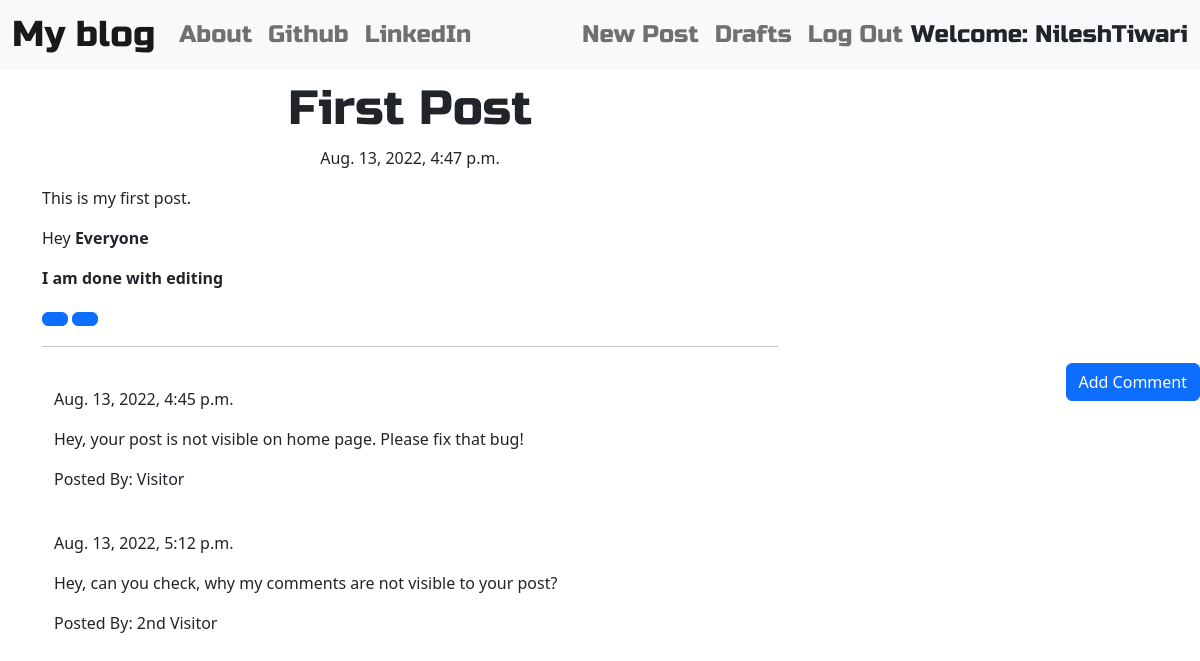
The app's page /post/1 (signed in) with its own data.
### blog/models.py (models this page shows, shortened)
class Post(models.Model):
    author = models.ForeignKey('auth.user', on_delete=models.CASCADE)
    title = models.CharField(max_length=200)
    text = models.TextField()
    create_date = models.DateTimeField(default=timezone.now)
    published_date = models.DateTimeField(blank=True, null=True)

class Comment(models.Model):
    post = models.ForeignKey('blog.Post', related_name='comments', on_delete=models.CASCADE)
    author = models.CharField(max_length=200)
    text = models.TextField()
    create_date = models.DateTimeField(default=timezone.now)
    approved_comment = models.BooleanField(default=False)

### blog/views.py (the view)
# urls.py: path('post/<int:pk>', views.PostDetailView.as_view(), name='post_detail'),
class PostDetailView(DetailView):
    model = Post

### blog/templates/blog/post_detail.html (shortened to what this page needs)
{% extends "blog/base.html" %}
{% block content %}
    <h1 class="posttitle loader">{{ post.title }}</h1>
    {% if post.published_date %}
        <div class="date postdate">
            {{ post.published_date }}
        </div>
    {% else %}
        <a class="btn btn-outline-dark" href="{% url 'post_publish' pk=post.pk %}">Publish</a>
    {% endif %}
    <p class="postcontent">{{ post.text|safe|linebreaksbr }}</p>
    {% if user.is_authenticated %}
        <a class="btn btn-primary" href="{% url 'post_edit' pk=post.pk %}">
        </a>
        <a class="btn btn-primary" href="{% url 'post_remove' pk=post.pk %}">
        </a>
    {% endif %}
    <hr>
    <a class="btn btn-primary btn-comment" href="{% url 'add_comment_to_post' pk=post.pk %}">Add Comment</a>
    <div class="container">
        {% for comment in post.comments.all %}
        <br>
            {% if user.is_authenticated or comment.approved_comment %}
                {{comment.create_date }}
                    <p>{{ comment.text|safe|linebreaks }}</p>
                    <p>Posted By: {{ comment.author }}</p>
            {% endif %}
            {% empty %}
            <p>No Comments Posted!</p>
        {% endfor %}
    </div>
{% endblock %}

### blog/templates/blog/base.html (shortened to what this page needs)
<!doctype html>
{% load static %}
<html lang="en">
<head>
    <link href="https://cdn.jsdelivr.net/npm/bootstrap@5.2.0/dist/css/bootstrap.min.css" rel="stylesheet">
    <link rel="stylesheet" href="//cdn.jsdelivr.net/npm/medium-editor@latest/dist/css/medium-editor.min.css" type="text/css" media="screen" charset="utf-8">
    <link rel="stylesheet" href="{% static 'css/blog.css' %}">
</head>
<body class="loader">
    <nav class="navbar navbar-expand-lg bg-light techfont ">
        <div class="container-fluid">
            <div class="navbar-nav align-items-center">
                <li><a class="navbar-brand bigbrand" href="{% url 'post_list' %}">My blog</a></li>
                <li class="nav-item"><a class="nav-link" href="{% url 'about' %}">About</a></li>
                <li class="nav-item"><a class="nav-link" href="https://www.github.com">Github</a></li>
                <li class="nav-item"><a class="nav-link" href="https://www.linkedin.com">LinkedIn</a></li>
            </div>
            <div class="navbar-nav align-items-center ml-auto">
                {% if user.is_authenticated %}
                    <li class="nav-item">
                        <a class="nav-link" href="{% url 'post_new' %}">New Post</a>
                    </li>
                    <li class="nav-item">
                        <a class="nav-link" href="{% url 'post_draft_list' %}">Drafts</a>
                    </li>
                    <li class="nav-item">
                        <a class="nav-link" href="{% url 'logout' %}">Log Out</a>
                    </li>
                    <li>
                        <a>Welcome: {{user.username}}</a>
                    </li>
                        {% else %}
                    <li class="nav-item">
                        <a class="nav-link" href="{% url 'login' %}" aria-label="Login"><span class="fa fa-user" aria-hidden="true"></span></a>
                    </li>
                {% endif %}
            </div>
        </div>
    </nav>
    <div class="content container">
        <div class="row">
            <div class="col-md-8">
                <div class="blog_posts">
                    {% block content %}
                    {% endblock %}
                </div>
            </div>
        </div>
    </div>
</body>
</html>

### blog/static/css/blog.css (style rules this page uses)
.techfont { font-family: 'Russo One', sans-serif; font-size: 1.5em; margin-bottom: 10px; }
.bigbrand { font-size: 1.5em; }
.postdate { text-align: center; }
.posttitle { font-family: 'Russo One', sans-serif; font-size: 3em; text-align: center; }
.postcontent { font-family: 'Montserrat'; font-size: 1.5em; }
.btn-comment { position: absolute; right: 0px; }
.loader { filter:hue-rotate(0deg); color:linear-gradient(45deg,#0f8,#08f); animation:hue 10000ms infinite linear; }

### records on screen
Post: title "First Post", published_date "Aug. 13, 2022, 4:47 p.m.", text "This is my first post. Hey Everyone I am done with editing"
Comment: create_date "Aug. 13, 2022, 4:45 p.m.", text "Hey, your post is not visible on home page. Please fix that bug!", author "Visitor"
Comment: create_date "Aug. 13, 2022, 5:12 p.m.", text "Hey, can you check, why my comments are not visible to your post?", author "2nd Visitor"

### other values on screen
{{ user.username }} "NileshTiwari"
